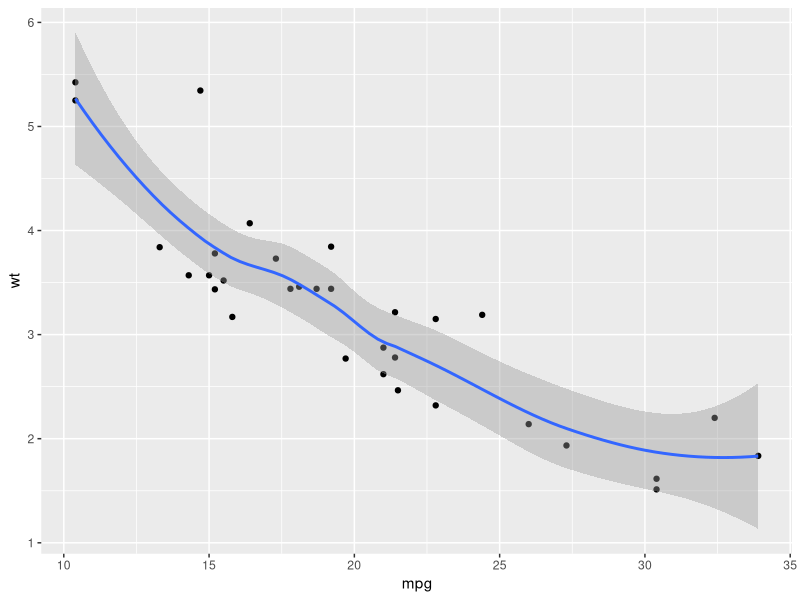

Generate this figure with R:
## ---- chunk 1
knitr::opts_chunk$set(echo = FALSE)
## ---- chunk 2
library(tidyverse)
library(ggplot2)
## ---- chunk 3
mtcars %>% 
  ggplot(aes(x= mpg, y=wt))+
  geom_point()+
  geom_smooth()
